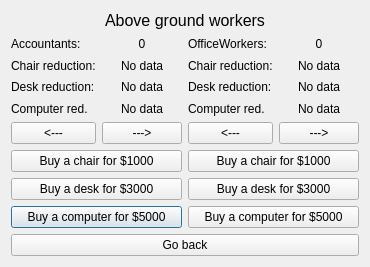
<?xml version="1.0" encoding="UTF-8"?>
<ui version="4.0">
 <class>AboveGroundUI</class>
 <widget class="QDialog" name="AboveGroundUI">
  <property name="geometry">
   <rect>
    <x>0</x>
    <y>0</y>
    <width>352</width>
    <height>267</height>
   </rect>
  </property>
  <property name="windowTitle">
   <string>Dialog</string>
  </property>
  <layout class="QGridLayout" name="gridLayout">
   <item row="0" column="0">
    <layout class="QGridLayout" name="gridLayout_6">
     <item row="0" column="0" colspan="4">
      <widget class="QLabel" name="label_38">
       <property name="font">
        <font>
         <pointsize>12</pointsize>
        </font>
       </property>
       <property name="text">
        <string>Above ground workers</string>
       </property>
       <property name="alignment">
        <set>Qt::AlignCenter</set>
       </property>
      </widget>
     </item>
     <item row="3" column="2">
      <widget class="QLabel" name="label_54">
       <property name="text">
        <string>Desk reduction:</string>
       </property>
      </widget>
     </item>
     <item row="2" column="2">
      <widget class="QLabel" name="label_53">
       <property name="text">
        <string>Chair reduction:</string>
       </property>
      </widget>
     </item>
     <item row="4" column="0">
      <widget class="QLabel" name="label_49">
       <property name="text">
        <string>Computer red.</string>
       </property>
      </widget>
     </item>
     <item row="1" column="3">
      <widget class="QLabel" name="labelOffSize">
       <property name="text">
        <string>0</string>
       </property>
       <property name="alignment">
        <set>Qt::AlignCenter</set>
       </property>
      </widget>
     </item>
     <item row="2" column="3">
      <widget class="QLabel" name="labelChairOff">
       <property name="text">
        <string>No data</string>
       </property>
       <property name="alignment">
        <set>Qt::AlignCenter</set>
       </property>
      </widget>
     </item>
     <item row="3" column="0">
      <widget class="QLabel" name="label_48">
       <property name="text">
        <string>Desk reduction:</string>
       </property>
      </widget>
     </item>
     <item row="8" column="0" colspan="2">
      <widget class="QPushButton" name="BuyComputerAccBtn">
       <property name="text">
        <string>Buy a computer for $5000</string>
       </property>
      </widget>
     </item>
     <item row="7" column="2" colspan="2">
      <widget class="QPushButton" name="buyDeskOffBtn">
       <property name="text">
        <string>Buy a desk for $3000</string>
       </property>
      </widget>
     </item>
     <item row="5" column="0">
      <widget class="QPushButton" name="AccLeftBtn">
       <property name="text">
        <string>&lt;---</string>
       </property>
      </widget>
     </item>
     <item row="4" column="2">
      <widget class="QLabel" name="label_55">
       <property name="text">
        <string>Computer red.</string>
       </property>
      </widget>
     </item>
     <item row="8" column="2" colspan="2">
      <widget class="QPushButton" name="buyComputerOffBtn">
       <property name="text">
        <string>Buy a computer for $5000</string>
       </property>
      </widget>
     </item>
     <item row="1" column="1">
      <widget class="QLabel" name="labelAccSize">
       <property name="text">
        <string>0</string>
       </property>
       <property name="alignment">
        <set>Qt::AlignCenter</set>
       </property>
      </widget>
     </item>
     <item row="3" column="1">
      <widget class="QLabel" name="labelDeskAcc">
       <property name="text">
        <string>No data</string>
       </property>
       <property name="alignment">
        <set>Qt::AlignCenter</set>
       </property>
      </widget>
     </item>
     <item row="6" column="2" colspan="2">
      <widget class="QPushButton" name="buyChairOffBtn">
       <property name="text">
        <string>Buy a chair for $1000</string>
       </property>
      </widget>
     </item>
     <item row="1" column="0">
      <widget class="QLabel" name="label_39">
       <property name="text">
        <string>Accountants:</string>
       </property>
      </widget>
     </item>
     <item row="1" column="2">
      <widget class="QLabel" name="label_44">
       <property name="text">
        <string>OfficeWorkers:</string>
       </property>
      </widget>
     </item>
     <item row="4" column="3">
      <widget class="QLabel" name="labelComputerOff">
       <property name="text">
        <string>No data</string>
       </property>
       <property name="alignment">
        <set>Qt::AlignCenter</set>
       </property>
      </widget>
     </item>
     <item row="3" column="3">
      <widget class="QLabel" name="labelDeskOff">
       <property name="text">
        <string>No data</string>
       </property>
       <property name="alignment">
        <set>Qt::AlignCenter</set>
       </property>
      </widget>
     </item>
     <item row="2" column="0">
      <widget class="QLabel" name="label_47">
       <property name="text">
        <string>Chair reduction:</string>
       </property>
      </widget>
     </item>
     <item row="4" column="1">
      <widget class="QLabel" name="labelComputerAcc">
       <property name="text">
        <string>No data</string>
       </property>
       <property name="alignment">
        <set>Qt::AlignCenter</set>
       </property>
      </widget>
     </item>
     <item row="7" column="0" colspan="2">
      <widget class="QPushButton" name="buyDeskAccBtn">
       <property name="text">
        <string>Buy a desk for $3000</string>
       </property>
      </widget>
     </item>
     <item row="6" column="0" colspan="2">
      <widget class="QPushButton" name="buyChairAccBtn">
       <property name="text">
        <string>Buy a chair for $1000</string>
       </property>
      </widget>
     </item>
     <item row="5" column="3">
      <widget class="QPushButton" name="OffRightBtn">
       <property name="text">
        <string>---&gt;</string>
       </property>
      </widget>
     </item>
     <item row="2" column="1">
      <widget class="QLabel" name="labelChairAcc">
       <property name="text">
        <string>No data</string>
       </property>
       <property name="alignment">
        <set>Qt::AlignCenter</set>
       </property>
      </widget>
     </item>
     <item row="5" column="2">
      <widget class="QPushButton" name="OffLeftBtn">
       <property name="text">
        <string>&lt;---</string>
       </property>
      </widget>
     </item>
     <item row="5" column="1">
      <widget class="QPushButton" name="AccRightBtn">
       <property name="text">
        <string>---&gt;</string>
       </property>
      </widget>
     </item>
    </layout>
   </item>
   <item row="1" column="0">
    <widget class="QPushButton" name="goBackButton">
     <property name="text">
      <string>Go back</string>
     </property>
    </widget>
   </item>
  </layout>
 </widget>
 <resources/>
 <connections>
  <connection>
   <sender>goBackButton</sender>
   <signal>clicked()</signal>
   <receiver>AboveGroundUI</receiver>
   <slot>accept()</slot>
   <hints>
    <hint type="sourcelabel">
     <x>232</x>
     <y>248</y>
    </hint>
    <hint type="destinationlabel">
     <x>346</x>
     <y>265</y>
    </hint>
   </hints>
  </connection>
 </connections>
</ui>
